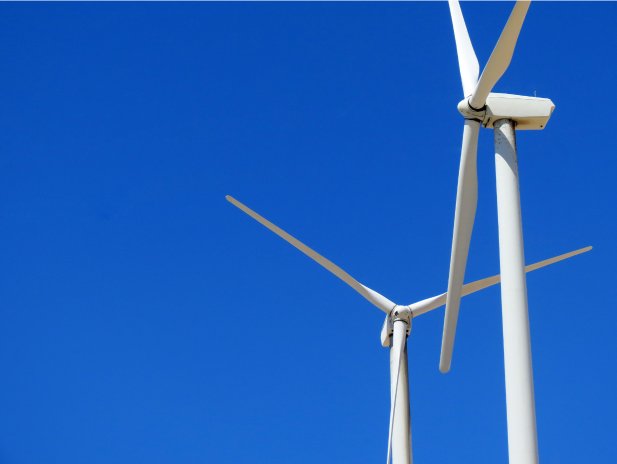
%> input picture wind4.png, 1233 x 928 px (shown at 1/2 size)
$ octave draw.m   (GNU Octave 9; MATLAB toolbox functions it lacks are replaced by stand-ins)
%> lines starting %> are read from the running program, lines starting %| are printed output that depends on the picture
clear
clc

fontname = 'times new roman';
fontsize = 18;

h = figure();
x = imread('wind4.png');
%> x is the input picture: size 928x1233x3 uint8; mean R, G, B 31.3, 97.1, 192.1
subplot(1,2,1)
imagesc(x)
title('original image')
set(gca, 'position', [0.02, 0.02, 0.4+0.03, 0.9], 'fontname', fontname, 'fontsize', fontsize, 'xtick', [], 'ytick', [], 'xticklabel', {}, 'yticklabel', {})
subplot(1,2,2)
H = rgb2gray(x);
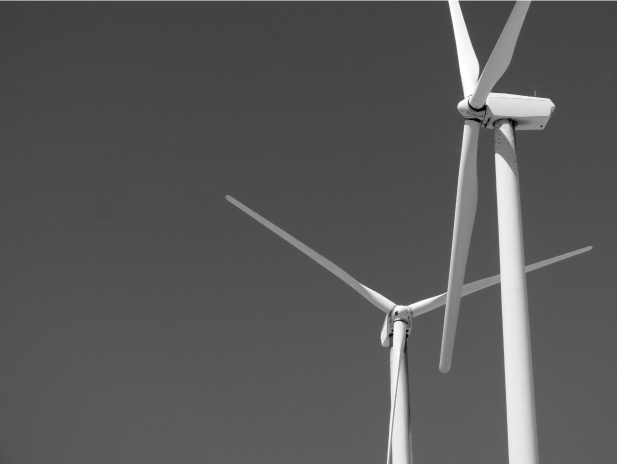
%> H: size 928x1233 uint8 (shown at 1/2 size); min 0, max 255, mean 88.3
imagesc(H);
colormap jet;
colorbar('TickLabels',{'0','0.2','0.4','0.6','0.8', '1'})
title('image with attention')
set(gca, 'position', [0.48 0.02 0.4+0.03 0.9], 'fontname', fontname, 'fontsize', fontsize, 'xtick', [], 'ytick', [], 'xticklabel', {}, 'yticklabel', {})

set(h, 'position', [200, 200, 1200, 500])
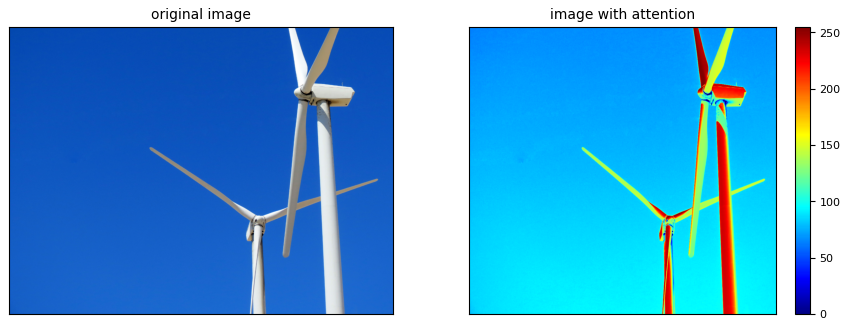
%> figure redrawn from the program's plot data, 2 panels
print(1, '-dmeta', 'attention.emf')
close(h)
